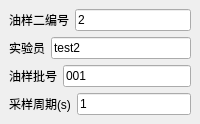
             <widget class="QWidget" name="oil2table_2" native="true">
              <layout class="QVBoxLayout" name="oil2table">
               <property name="sizeConstraint">
                <enum>QLayout::SetDefaultConstraint</enum>
               </property>
               <property name="leftMargin">
                <number>9</number>
               </property>
               <property name="topMargin">
                <number>9</number>
               </property>
               <property name="rightMargin">
                <number>9</number>
               </property>
               <property name="bottomMargin">
                <number>9</number>
               </property>
               <item>
                <layout class="QHBoxLayout" name="horizontalLayout_15">
                 <item>
                  <widget class="QLabel" name="label_8">
                   <property name="text">
                    <string>油样二编号</string>
                   </property>
                  </widget>
                 </item>
                 <item>
                  <widget class="QLineEdit" name="testoil2_num">
                   <property name="text">
                    <string>2</string>
                   </property>
                  </widget>
                 </item>
                </layout>
               </item>
               <item>
                <layout class="QHBoxLayout" name="horizontalLayout_16">
                 <item>
                  <widget class="QLabel" name="label_10">
                   <property name="text">
                    <string>实验员</string>
                   </property>
                  </widget>
                 </item>
                 <item>
                  <widget class="QLineEdit" name="experimenter2">
                   <property name="text">
                    <string>test2</string>
                   </property>
                  </widget>
                 </item>
                </layout>
               </item>
               <item>
                <layout class="QHBoxLayout" name="horizontalLayout_21">
                 <item>
                  <widget class="QLabel" name="label_13">
                   <property name="text">
                    <string>油样批号</string>
                   </property>
                  </widget>
                 </item>
                 <item>
                  <widget class="QLineEdit" name="record_id">
                   <property name="text">
                    <string>001</string>
                   </property>
                  </widget>
                 </item>
                </layout>
               </item>
               <item>
                <layout class="QHBoxLayout" name="horizontalLayout_9">
                 <item>
                  <widget class="QLabel" name="label_16">
                   <property name="text">
                    <string>采样周期(s)</string>
                   </property>
                  </widget>
                 </item>
                 <item>
                  <widget class="QLineEdit" name="sampling_period">
                   <property name="text">
                    <string>1</string>
                   </property>
                  </widget>
                 </item>
                </layout>
               </item>
              </layout>
             </widget>
